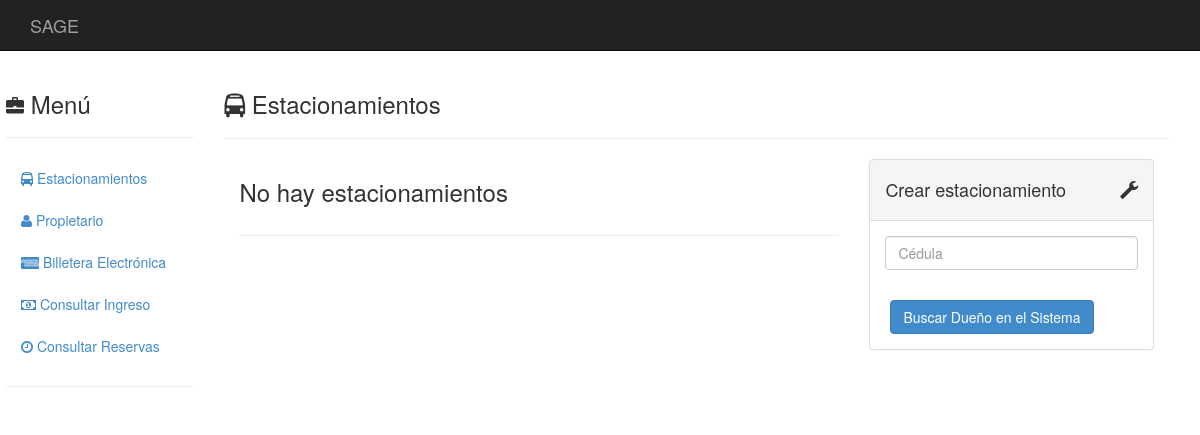
/estacionamientos/, run on an earlier commit of the app's database.
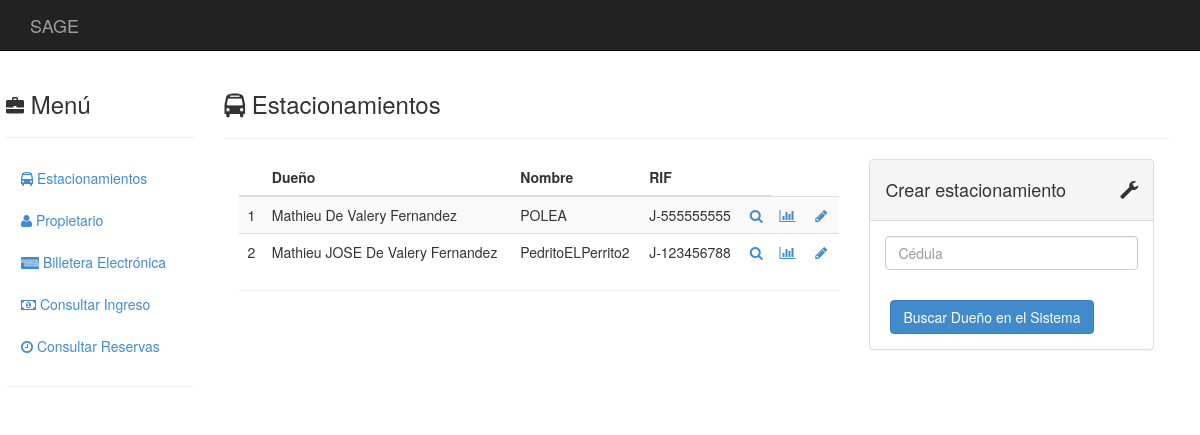
And on a later commit of the database.
### estacionamientos/models.py (models this page shows, shortened)
class Estacionamiento(models.Model):
	propietario = models.ForeignKey(Propietario)
	nombre      = models.CharField(max_length = 50)
	direccion   = models.TextField(max_length = 120)
	telefono1   = models.CharField(blank = True, null = True, max_length = 30)
	telefono2   = models.CharField(blank = True, null = True, max_length = 30)
	telefono3   = models.CharField(blank = True, null = True, max_length = 30)
	email1      = models.EmailField(blank = True, null = True)
	email2      = models.EmailField(blank = True, null = True)
	rif         = models.CharField(max_length = 12)
	content_type = models.ForeignKey(ContentType, null = True)
	object_id    = models.PositiveIntegerField(null = True)
	tarifa       = GenericForeignKey()
	apertura     = models.TimeField(blank = True, null = True)
	cierre       = models.TimeField(blank = True, null = True)
	capacidad    = models.IntegerField(blank = True, null = True)

class Propietario(models.Model):
	nombre       = models.CharField(max_length = 50, null = False)
	apellido     = models.CharField(max_length = 50, blank = True, null = True)
	cedula       = models.CharField(max_length = 10, null = False)
	telefono     = models.CharField(blank = True, null = True, max_length = 30)
	email        = models.EmailField(blank = True, null = True)

### estacionamientos/views.py (the view, shortened to what this page needs)
def estacionamientos_all(request):
    estacionamientos = Estacionamiento.objects.all()
    espacio = " "
    form = CedulaForm()
    return render(
    request,
        'catalogo-estacionamientos.html',
        { 'form': form
        , 'estacionamientos': estacionamientos
        , 'espacio' : espacio
        }
    )

### estacionamientos/forms.py
class CedulaForm(forms.Form):
    id_validator = RegexValidator(
        regex   = '^[VE]-[0-9]+$',
        message = 'La cédula solo puede contener caracteres numéricos.'
    )
    cedula = forms.CharField(
        required   = True,
        label      = "Cédula",
        validators = [id_validator],
        widget = forms.TextInput(attrs =
            { 'class'       : 'form-control'
            , 'placeholder' : 'Cédula'
            , 'pattern'     : id_validator.regex.pattern
            , 'message'     : id_validator.message
            }
        )
    )

### templates/catalogo-estacionamientos.html (shortened to what this page needs)
{% extends "base.html" %}
{% block innerContents%}
  <div class="col-sm-10">
    <h3><i class="fa fa-bus"></i>
      Estacionamientos
    </h3>
    <hr>
    <div class="col-md-8">
      <table class="table table-striped">
        {% if estacionamientos %}
        <thead>
          <tr>
            <th></th>
            <th>Dueño</th>
            <th>Nombre</th>
            <th>RIF</th>
            <th></th>
          </tr>
        </thead>
        <tbody>
          {% for obj in estacionamientos %}
            <tr>
              <td>{{forloop.counter}}</td>
              <td>{{obj.propietario.nombre}}{{espacio}}{{obj.propietario.apellido}}</td>
              <td>{{obj.nombre}}</td>
              <td>{{obj.rif}}</td>
              <td><a href="./{{obj.id}}">
                  <i class="fa fa-search"></i>
              </a></td>
              <td><a href="./{{obj.id}}/tasa">
                  <i class="fa fa-bar-chart"></i>
              </a></td>
              <td><a href="./{{obj.id}}/editar_dueno">
                  <i class="fa fa-pencil fa-fw"></i>
              </a></td>
            </tr>
          {% endfor %}
        </tbody>
        {% else %}
          <h3>No hay estacionamientos</h3>
        {% endif %}
      </table>
      <hr>
    </div>
    <div class="col-md-4">
      <div class="panel panel-default">
        <div class="panel-heading">
          <div class="panel-title">
            <i class="glyphicon glyphicon-wrench pull-right"></i>
            <h4>
              Crear estacionamiento
            </h4>
          </div>
        </div>
        <div class="panel-body">
          <form action="" method="post" class="form form-vertical">
              {% for field in form %}
              {{ field }}
                    <p>
              {% endfor %}
            <div class="control-group">
              <div class="controls">
                <button type="submit" class="btn btn-primary">
                  Buscar Dueño en el Sistema
                </button>
              </div>
            </div>
          </form>
        </div>
      </div>
    </div>
  </div>
{% endblock %}

What changed in the data, as far as the page shows it:
added Estacionamiento: propietario.nombre "Mathieu", propietario.apellido "De Valery Fernandez", nombre "POLEA", rif "J-555555555"
added Estacionamiento: propietario.nombre "Mathieu JOSE", propietario.apellido "De Valery Fernandez", nombre "PedritoELPerrito2", rif "J-123456788"
Also different on the page:
text no longer shown: "No hay estacionamientos"
text now shown: "Dueño Nombre RIF"
